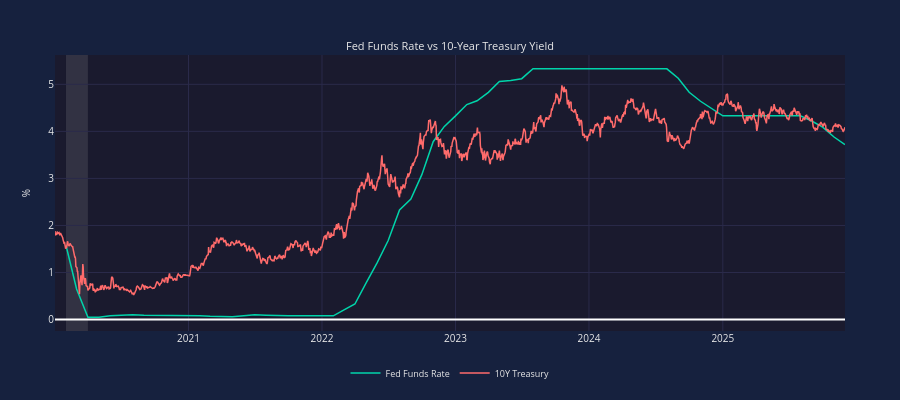

Source (notebook cell):
### Markdown cell above
## 4. Multiple Series Comparison

Comparing EFFR and DGS10 on the same chart.

### Code cell
# Comparing Fed Funds Rate and 10-Year Treasury
# Use the same date range for comparison
common_start = max(min(fedfunds_dates), min(treasury_dates))
common_end = min(max(fedfunds_dates), max(treasury_dates))

# Filter to common range
ff_filtered = [(d, v) for d, v in zip(fedfunds_dates, fedfunds_values) 
               if common_start <= d <= common_end]
tr_filtered = [(d, v) for d, v in zip(treasury_dates, treasury_values)
               if common_start <= d <= common_end]

chart = EconChart(
    Data(x=[d for d, _ in ff_filtered], y=[v for _, v in ff_filtered], 
         name='Fed Funds Rate', color='teal'),
    Data(x=[d for d, _ in tr_filtered], y=[v for _, v in tr_filtered],
         name='10Y Treasury', color='coral'),
    title='Fed Funds Rate vs 10-Year Treasury Yield',
    y_label='%',
    horizontal_line=0,
)
board = EconBoard(chart, height=400, crosshair=True)
board.show()

### Figure 1 — Plotly figure (JSON) as saved in the notebook; plotly's stock layout.template omitted (floating-point values rounded to 4 significant figures; data arrays with more than 128 entries replaced by an {"elided": "..."} marker saying what was removed)
{"data": [{"line": {"color": "#00d4aa", "width": 1.5}, "name": "Fed Funds Rate", "showlegend": true, "type": "scatter", "visible": true, "x": ["2020-02-01T00:00:00", "2020-03-01T00:00:00", "2020-04-01T00:00:00", "2020-05-01T00:00:00", "2020-06-01T00:00:00", "2020-07-01T00:00:00", "2020-08-01T00:00:00", "2020-09-01T00:00:00", "2020-10-01T00:00:00", "2020-11-01T00:00:00", "2020-12-01T00:00:00", "2021-01-01T00:00:00", "2021-02-01T00:00:00", "2021-03-01T00:00:00", "2021-04-01T00:00:00", "2021-05-01T00:00:00", "2021-06-01T00:00:00", "2021-07-01T00:00:00", "2021-08-01T00:00:00", "2021-09-01T00:00:00", "2021-10-01T00:00:00", "2021-11-01T00:00:00", "2021-12-01T00:00:00", "2022-01-01T00:00:00", "2022-02-01T00:00:00", "2022-03-01T00:00:00", "2022-04-01T00:00:00", "2022-05-01T00:00:00", "2022-06-01T00:00:00", "2022-07-01T00:00:00", "2022-08-01T00:00:00", "2022-09-01T00:00:00", "2022-10-01T00:00:00", "2022-11-01T00:00:00", "2022-12-01T00:00:00", "2023-01-01T00:00:00", "2023-02-01T00:00:00", "2023-03-01T00:00:00", "2023-04-01T00:00:00", "2023-05-01T00:00:00", "2023-06-01T00:00:00", "2023-07-01T00:00:00", "2023-08-01T00:00:00", "2023-09-01T00:00:00", "2023-10-01T00:00:00", "2023-11-01T00:00:00", "2023-12-01T00:00:00", "2024-01-01T00:00:00", "2024-02-01T00:00:00", "2024-03-01T00:00:00", "2024-04-01T00:00:00", "2024-05-01T00:00:00", "2024-06-01T00:00:00", "2024-07-01T00:00:00", "2024-08-01T00:00:00", "2024-09-01T00:00:00", "2024-10-01T00:00:00", "2024-11-01T00:00:00", "2024-12-01T00:00:00", "2025-01-01T00:00:00", "2025-02-01T00:00:00", "2025-03-01T00:00:00", "2025-04-01T00:00:00", "2025-05-01T00:00:00", "2025-06-01T00:00:00", "2025-07-01T00:00:00", "2025-08-01T00:00:00", "2025-09-01T00:00:00", "2025-10-01T00:00:00", "2025-11-01T00:00:00", "2025-12-01T00:00:00"], "xaxis": "x", "y": [1.58, 0.65, 0.05, 0.05, 0.08, 0.09, 0.1, 0.09, 0.09, 0.09, 0.09, 0.09, 0.08, 0.07, 0.07, 0.06, 0.08, 0.1, 0.09, 0.08, 0.08, 0.08, 0.08, 0.08, 0.08, 0.2, 0.33, 0.77, 1.21, 1.68, 2.33, 2.56, 3.08, 3.78, 4.1, 4.33, 4.57, 4.65, 4.83, 5.06, 5.08, 5.12, 5.33, 5.33, 5.33, 5.33, 5.33, 5.33, 5.33, 5.33, 5.33, 5.33, 5.33, 5.33, 5.33, 5.13, 4.83, 4.64, 4.48, 4.33, 4.33, 4.33, 4.33, 4.33, 4.33, 4.33, 4.33, 4.22, 4.09, 3.88, 3.72], "yaxis": "y"}, {"line": {"color": "#ff6b6b", "width": 1.5}, "name": "10Y Treasury", "showlegend": true, "type": "scatter", "visible": true, "x": {"elided": "1479 str values"}, "xaxis": "x", "y": {"elided": "1479 float values"}, "yaxis": "y"}], "layout": {"annotations": [{"font": {"color": "#e8e8e8", "size": 11}, "showarrow": false, "text": "Fed Funds Rate vs 10-Year Treasury Yield", "x": 0.5, "xanchor": "center", "xref": "paper", "y": 1, "yanchor": "bottom", "yref": "paper"}], "font": {"color": "#e8e8e8", "size": 10}, "height": 400, "hoverlabel": {"bgcolor": "#16213e", "font": {"color": "#e8e8e8", "size": 11}}, "hovermode": "x unified", "legend": {"bgcolor": "rgba(0,0,0,0)", "font": {"color": "#e8e8e8", "size": 9}, "orientation": "h", "x": 0.5, "xanchor": "center", "y": -0.1, "yanchor": "top"}, "margin": {"b": 35, "l": 55, "r": 55, "t": 55}, "paper_bgcolor": "#16213e", "plot_bgcolor": "#1a1a2e", "shapes": [{"line": {"color": "rgba(255, 255, 255, 0.3)", "dash": "dash", "width": 1}, "type": "line", "x0": 0, "x1": 1, "xref": "x", "y0": 0, "y1": 0, "yref": "y"}, {"fillcolor": "#b8b8b8", "layer": "below", "line": {"width": 0}, "opacity": 0.15, "type": "rect", "x0": "2020-02-01T00:00:00", "x1": "2020-04-01T00:00:00", "xref": "x", "y0": 0, "y1": 1, "yref": "y domain"}], "xaxis": {"anchor": "y", "domain": [0, 1], "gridcolor": "#2a2a4a", "range": ["2020-01-02T00:00:00", "2025-12-01T00:00:00"], "showspikes": true, "spikecolor": "rgba(255, 255, 255, 0.5)", "spikedash": "dot", "spikemode": "across", "spikesnap": "cursor", "spikethickness": 1}, "yaxis": {"anchor": "x", "domain": [0, 1], "gridcolor": "#2a2a4a", "title": {"font": {"color": "#e8e8e8", "size": 10}, "text": "%"}, "type": "linear"}}}
